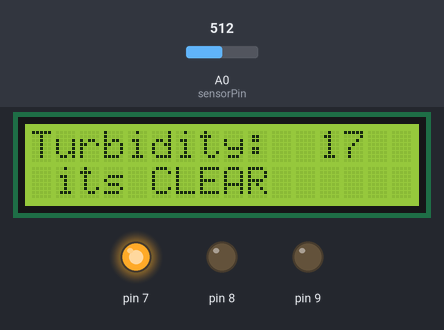
Bench run of a sketch on a simulated Arduino Uno, built with avr-gcc and run on an emulated ATmega328P. Shown: 16×2 character LCD, output pins drawn as LEDs (lit = HIGH). The test bench sets the inputs (shaded band); at power-on: A0 (sensorPin) = 512.

Above: at 1.2 s.
1.3 s: A0 (sensorPin) set to 499
At 2.6 s:
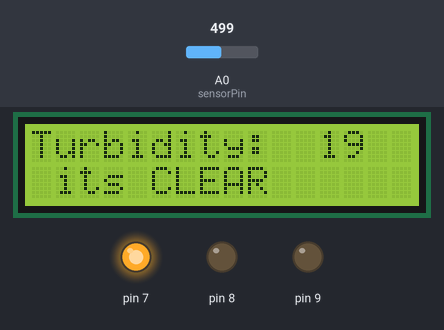
3.0 s: A0 (sensorPin) set to 481
At 4.4 s:
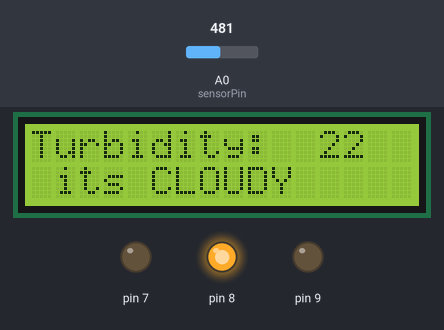
4.9 s: A0 (sensorPin) set to 323
At 5.6 s:
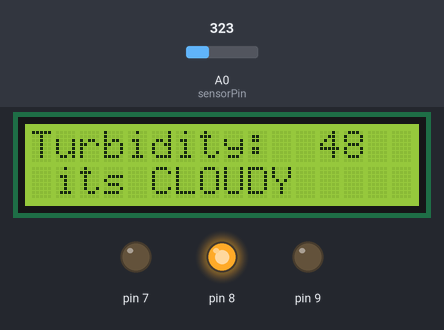
6.6 s: A0 (sensorPin) set to 292
At 7.6 s:
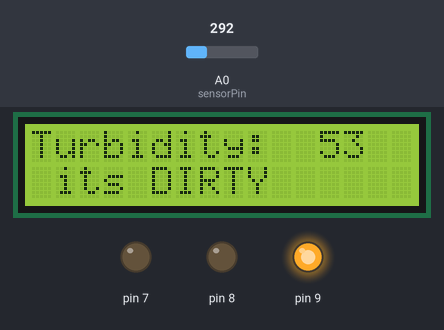
Timing chart, 0 to 9.5 s (numbered marks = the images above; inputs shaded):
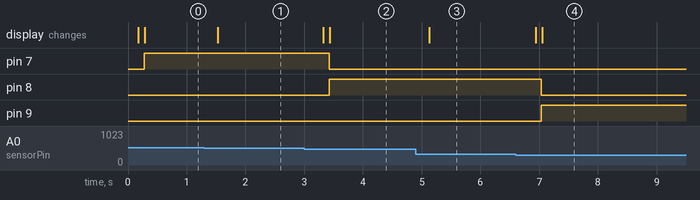

The sketch:

IoT_Project.ino
```cpp
#include <LiquidCrystal_I2C.h>
LiquidCrystal_I2C lcd(0x27, 16, 2);
int sensorPin=A0;


void setup() {
  // put your setup code here, to run once:
  lcd.init();
  lcd.backlight();
  pinMode(7,OUTPUT);
  pinMode(8,OUTPUT);
  pinMode(9,OUTPUT);

}

void loop() {
  // put your main code here, to run repeatedly:
  int sensorValue=analogRead(sensorPin);
  int turbidity=map(sensorValue,0,615,100,0);
   delay(100);
   lcd.setCursor(0,0);
   lcd.print("Turbidity:");
   lcd.print("  ");
   lcd.print(turbidity);
   delay(100);
   if(turbidity<20){
    digitalWrite(7,HIGH);
    digitalWrite(8,LOW);
    digitalWrite(9,LOW);
    lcd.setCursor(0,1);
    lcd.print(" its CLEAR ");
   }
    if(turbidity>20 && turbidity<50){
    digitalWrite(7,LOW);
    digitalWrite(8,HIGH);
    digitalWrite(9,LOW);
    lcd.setCursor(0,1);
    lcd.print(" its CLOUDY ");
   }
    if(turbidity>50){
    digitalWrite(7,LOW);
    digitalWrite(8,LOW);
    digitalWrite(9,HIGH);
    lcd.setCursor(0,1);
    lcd.print(" its DIRTY ");
   }

}
```

Measured:
- the behaviour switches between 492 and 491 on A0 (sensorPin) (found by bisection; images 1 and 2)
- the behaviour switches between 308 and 307 on A0 (sensorPin) (found by bisection; images 3 and 4)
- after the input at 1.3 s, the display: changes after 0.23 s (image 1)
- after the input at 3.0 s, pin 7: HIGH → LOW after 0.43 s; pin 8: LOW → HIGH after 0.43 s; the display: first changes after 0.33 s (image 2 shows a later state)
- after the input at 4.9 s, the display: changes after 0.23 s (image 3)
- after the input at 6.6 s, pin 8: HIGH → LOW after 0.44 s; pin 9: LOW → HIGH after 0.44 s; the display: first changes after 0.34 s (image 4 shows a later state)
